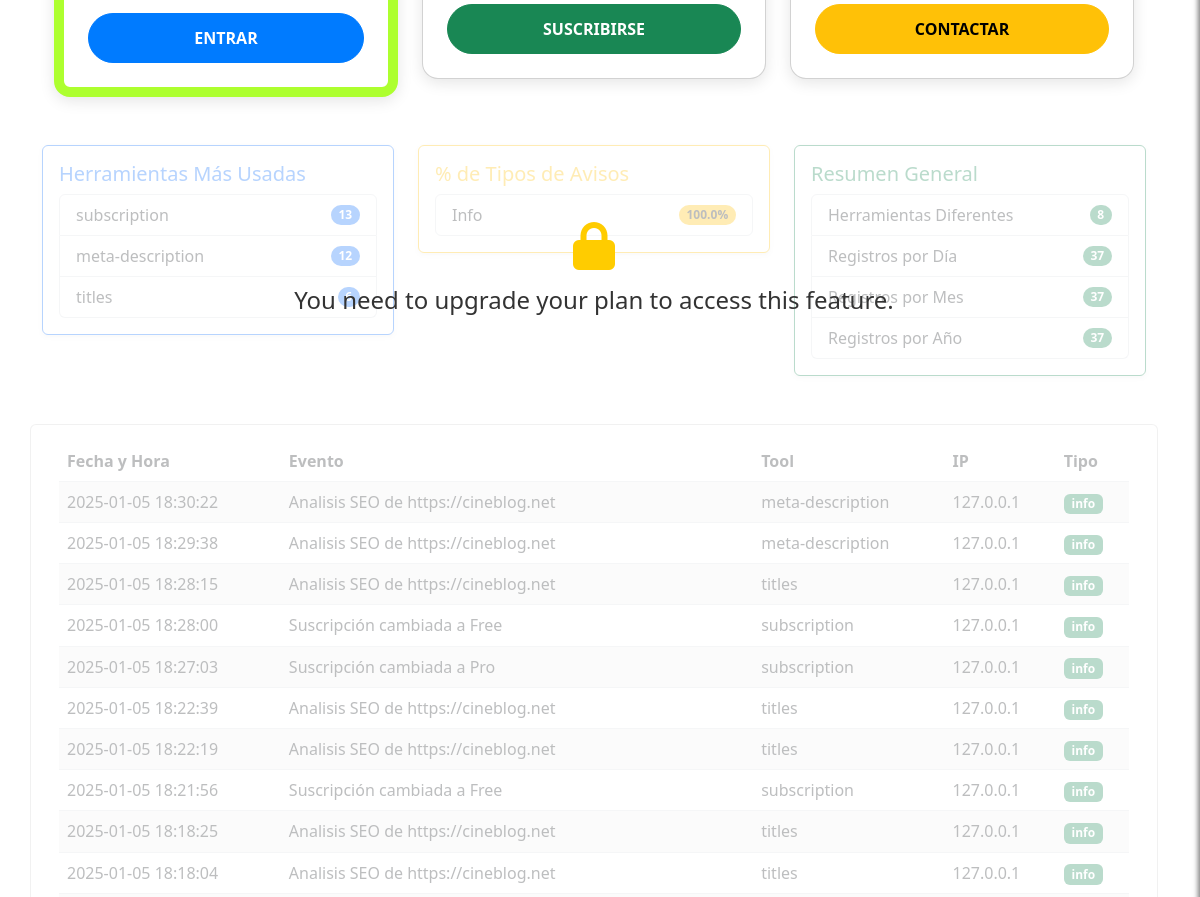
The app's page /dashboard (signed in, middle part), older data.
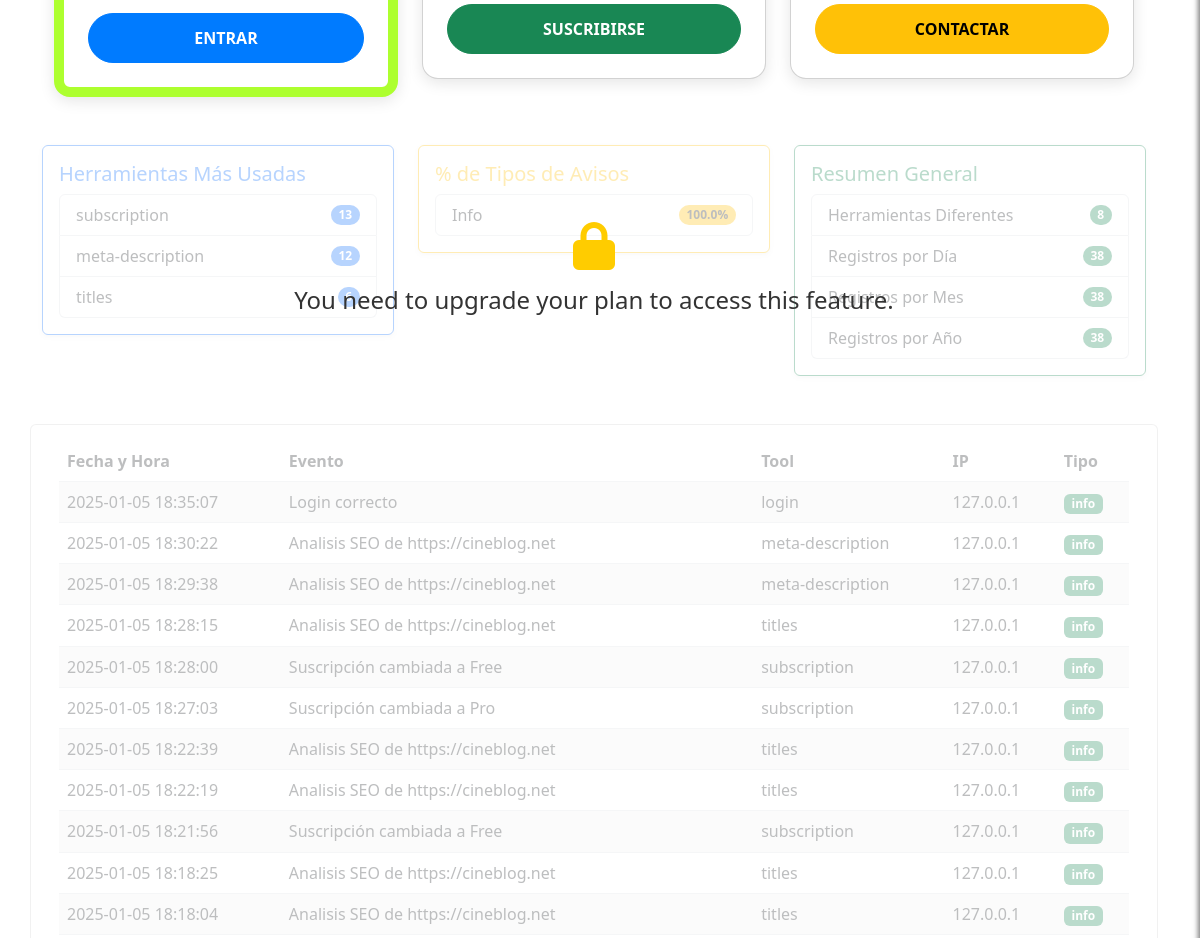
The same page, newer data.
### app/models/user_model.py (models this page shows, shortened)
class UserLog(db.Model):
    __tablename__ = 'UserLogs'
    id = db.Column(db.Integer, primary_key=True)
    user_id = db.Column(db.Integer, db.ForeignKey('Users.id'), nullable=False)
    username = db.Column(db.String(80), nullable=False)
    event = db.Column(db.String(255),
                      nullable=False)  # Description of the event
    tool = db.Column(db.String(255), nullable=False)  # Tool used
    timestamp = db.Column(db.DateTime,
                          nullable=False,
                          default=datetime.datetime.utcnow)
    ip_address = db.Column(db.String(45), nullable=False)  # Supports IPv4/IPv6
    log_type = db.Column(Enum('info', 'warn', 'err', name='log_types'),
                         nullable=False)

### app/controllers/main_controller.py (the view)
@app.route('/dashboard')
@login_required
def dashboard():
    breadcrumbs = [{'url': '/dashboard', 'text': 'Mi Escritorio'}]
    logs = UserLog.query.filter_by(user_id=current_user.id).order_by(
        UserLog.timestamp.desc()).all()
    stats = calculate_log_statistics(logs)
    user = Users.query.filter_by(id=current_user.id).first()
    logs = UserLog.query.filter_by(user_id=current_user.id).order_by(
        UserLog.timestamp.desc()).all()
    transactions = Transaction.query.filter_by(
        user_id=current_user.id).order_by(Transaction.timestamp.desc()).all()
    return render_template('dashboard.html',
                           logs=logs,
                           transactions=transactions,
                           user=user,
                           breadcrumbs=breadcrumbs,
                           stats=stats)

### app/__init__.py (called while the page is built)
@app.context_processor
def inject_sidebar_info():
    return dict(is_admin=current_user.is_authenticated
                and current_user.role == 'admin')

@app.context_processor
def inject_breadcrumb():
    breadcrumbs = [{
        'url': '/',
        'text': 'Inicio'
    }, {
        'url': '/profile',
        'text': 'Opcion 1'
    }, {
        'url': '/profile/edit',
        'text': 'Sub opcion 1'
    }]
    return {'breadcrumbs': breadcrumbs}

@app.context_processor
def inject_grouped_tools():
    grouped_tools = {}
    for category, tools_in_category in groupby(sorted(
            tools, key=itemgetter('category')),
                                               key=itemgetter('category')):
        subcategories = {}
        for subcategory, tools_in_subcategory in groupby(
                sorted(tools_in_category, key=itemgetter('subcategory')),
                key=itemgetter('subcategory')):
            subcategories[subcategory] = list(tools_in_subcategory)
        grouped_tools[category] = subcategories
    return dict(grouped_tools=grouped_tools)

@login_manager.user_loader
def load_user(user_id):
    return Users.query.get(int(user_id))

### app/templates/dashboard.html (shortened to what this page needs)
{% extends "base.html" %}
{% block content %}
{% include "inc/suscriptions.html" %}
<div class="row mb-4 position-relative">
  {% if not current_user.subscription_plan or current_user.subscription_plan == 'Free' or not user.is_subscription_active() %}
  <div class="overlay">
    <div class="text-center">
      <i class="fas fa-lock fa-3x mb-3"></i>
      <h3>You need to upgrade your plan to access this feature.</h3>
    </div>
  </div>
  {% endif %}
  <div class="col-md-4 mb-4">
    <div class="card border-primary shadow-sm">
      <div class="card-body">
        <h5 class="card-title text-primary">Herramientas Más Usadas</h5>
        <ul class="list-group">
          {% for tool, count in stats['most_used_tools'] %}
          <li class="list-group-item d-flex justify-content-between align-items-center">
            {{ tool }}
            <span class="badge bg-primary rounded-pill">{{ count }}</span>
          </li>
          {% endfor %}
        </ul>
      </div>
    </div>
  </div>
  <div class="col-md-4 mb-4">
    <div class="card border-warning shadow-sm">
      <div class="card-body">
        <h5 class="card-title text-warning">% de Tipos de Avisos</h5>
        <ul class="list-group">
          {% for log_type, percentage in stats['log_type_percentages'].items() %}
          <li class="list-group-item d-flex justify-content-between align-items-center">
            {{ log_type | capitalize }}
            <span class="badge bg-warning text-dark rounded-pill">{{ percentage|round(2) }}%</span>
          </li>
          {% endfor %}
        </ul>
      </div>
    </div>
  </div>
  <div class="col-md-4 mb-4">
    <div class="card border-success shadow-sm">
      <div class="card-body">
        <h5 class="card-title text-success">Resumen General</h5>
        <ul class="list-group">
          <li class="list-group-item d-flex justify-content-between align-items-center">
            Herramientas Diferentes
            <span class="badge bg-success rounded-pill">{{ stats['unique_tools'] }}</span>
          </li>
          <li class="list-group-item d-flex justify-content-between align-items-center">
            Registros por Día
            <span class="badge bg-success rounded-pill">{{ stats['logs_per_day'] }}</span>
          </li>
          <li class="list-group-item d-flex justify-content-between align-items-center">
            Registros por Mes
            <span class="badge bg-success rounded-pill">{{ stats['logs_per_month'] }}</span>
          </li>
          <li class="list-group-item d-flex justify-content-between align-items-center">
            Registros por Año
            <span class="badge bg-success rounded-pill">{{ stats['logs_per_year'] }}</span>
          </li>
        </ul>
      </div>
    </div>
  </div>
</div>
<div class="row mb-5 position-relative">
  {% if not current_user.subscription_plan or current_user.subscription_plan == 'Free' or not user.is_subscription_active() %}
  <div class="overlay">
  </div>
  {% endif %}
  <div class="card">
    <div class="card-body">
      {% if logs %}
      <table id="logsTable" class="table table-striped">
        <thead>
          <tr>
            <th>Fecha y Hora</th>
            <th>Evento</th>
            <th>Tool</th>
            <th>IP</th>
            <th>Tipo</th>
          </tr>
        </thead>
        <tbody>
          {% for log in logs %}
          <tr>
            <td>{{ log.timestamp.strftime('%Y-%m-%d %H:%M:%S') }}</td>
            <td>{{ log.event }}</td>
            <td>{{ log.tool }}</td>
            <td>{{ log.ip_address }}</td>
            <td>
              <span
                class="badge {% if log.log_type == 'info' %}bg-success{% elif log.log_type == 'warn' %}bg-warning{% else %}bg-danger{% endif %}">
                {{ log.log_type }}
              </span>
            </td>
          </tr>
          {% endfor %}
        </tbody>
      </table>
      {% else %}
      <p>No hay registros de actividad disponibles.</p>
      {% endif %}
    </div>
  </div>
</div>
{% endblock %}

Row changes from the older to the newer data that the page shows:
added UserLog: timestamp "2025-01-05 18:35:07", event "Login correcto", tool "login", ip_address "127.0.0.1", log_type "info", shown under "Resumen General"
Text that changed along with them:
{{ stats['logs_per_day'] }}: "37" → "38"
{{ stats['logs_per_month'] }}: "37" → "38"
{{ stats['logs_per_year'] }}: "37" → "38"
